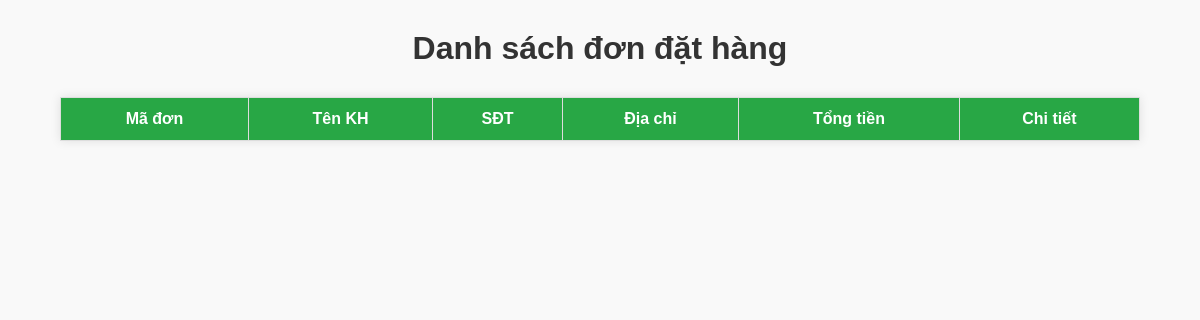
/admin/quanlydondat/quanlydondat.php, run on an earlier commit of the app's database.
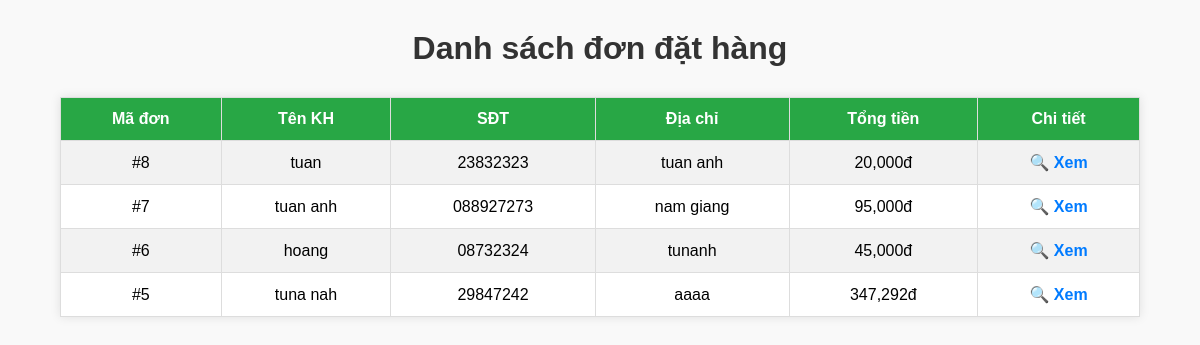
And on a later commit of the database.
### tables this page shows
CREATE TABLE `donhang` (
  `id` int(11) NOT NULL,
  `user_id` int(11) DEFAULT NULL,
  `ten_khachhang` varchar(100) DEFAULT NULL,
  `sdt` varchar(20) DEFAULT NULL,
  `diachi` text DEFAULT NULL,
  `tong_tien` float DEFAULT NULL,
  `ngay_dat` datetime DEFAULT current_timestamp()
);

### admin/quanlydondat/quanlydondat.php (the view, shortened to what this page needs)
<?php
require_once("../../ketnoi.php");
$sql = "SELECT * FROM donhang ORDER BY id DESC";
$result = mysqli_query($conn, $sql);
?>
<!DOCTYPE html>
<html lang="vi">
<head>
</head>
<body>
    <h2>Danh sách đơn đặt hàng</h2>
    <table>
        <tr>
            <th>Mã đơn</th>
            <th>Tên KH</th>
            <th>SĐT</th>
            <th>Địa chỉ</th>
            <th>Tổng tiền</th>
            <th>Chi tiết</th>
        </tr>
        <?php while ($row = mysqli_fetch_assoc($result)) { ?>
        <tr>
            <td>#<?= $row['id'] ?></td>
            <td><?= $row['ten_khachhang'] ?></td>
            <td><?= $row['sdt'] ?></td>
            <td><?= $row['diachi'] ?></td>
            <td><?= number_format($row['tong_tien']) ?>đ</td>
            <td><a href="?xemchitiet=<?= $row['id'] ?>">🔍 Xem</a></td>
        </tr>
        <?php } ?>
    </table>
</body>
</html>

What changed in the data, as far as the page shows it:
added donhang: id "8", ten_khachhang "tuan", sdt "23832323", diachi "tuan anh", tong_tien "20,000"
added donhang: id "7", ten_khachhang "tuan anh", sdt "088927273", diachi "nam giang", tong_tien "95,000"
added donhang: id "6", ten_khachhang "hoang", sdt "08732324", diachi "tunanh", tong_tien "45,000"
added donhang: id "5", ten_khachhang "tuna nah", sdt "29847242", diachi "aaaa", tong_tien "347,292"
